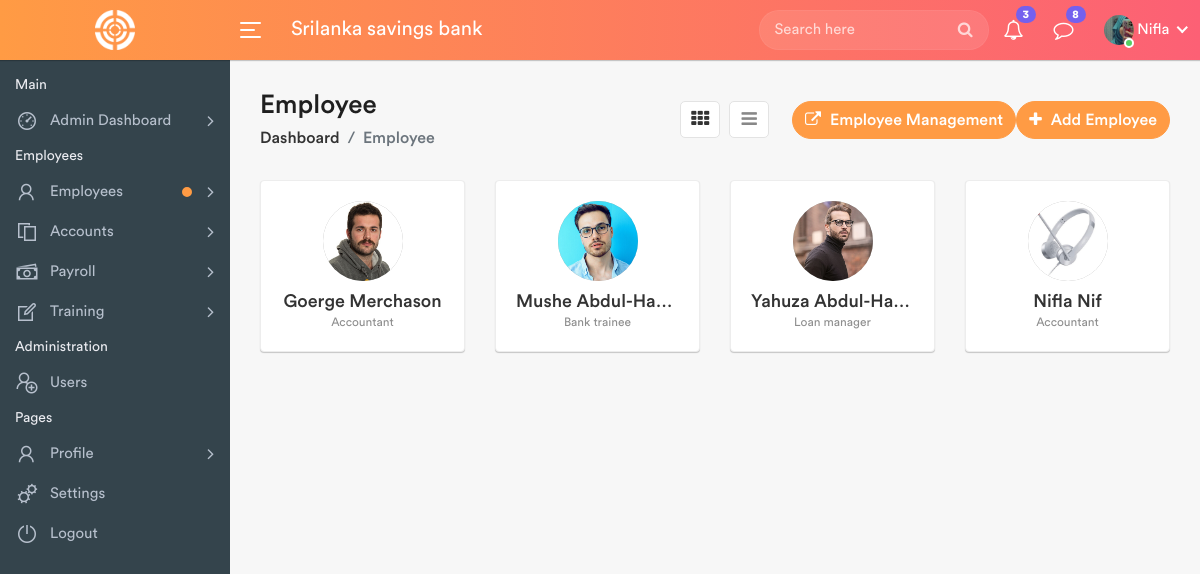
Page /employees.php (signed in) on the committed database.
### tables this page shows
CREATE TABLE `users` (
  `id` int(11) NOT NULL,
  `FirstName` varchar(200) NOT NULL,
  `LastName` varchar(200) NOT NULL,
  `UserName` varchar(200) NOT NULL,
  `Email` varchar(100) NOT NULL,
  `Password` varchar(200) NOT NULL,
  `Phone` varchar(20) NOT NULL,
  `Address` varchar(200) NOT NULL,
  `Picture` varchar(255) NOT NULL,
  `dateTime` datetime NOT NULL DEFAULT current_timestamp()
);

CREATE TABLE `employees` (
  `id` int(11) NOT NULL,
  `FirstName` varchar(100) NOT NULL,
  `LastName` varchar(100) NOT NULL,
  `UserName` varchar(20) NOT NULL,
  `Email` varchar(100) NOT NULL,
  `Password` varchar(255) NOT NULL,
  `Employee_Id` varchar(50) NOT NULL,
  `Phone` varchar(20) NOT NULL,
  `Department` varchar(255) NOT NULL,
  `Designation` varchar(255) NOT NULL,
  `Joining_Date` date NOT NULL DEFAULT current_timestamp(),
  `Picture` varchar(200) NOT NULL,
  `DateTime` datetime NOT NULL DEFAULT current_timestamp()
);

### employees.php (the view, shortened to what this page needs)
<?php
	include_once("includes/functions.php");
 ?>
<!DOCTYPE html>
<html lang="en">
    <head>
        <link rel="stylesheet" href="assets/css/bootstrap.min.css">
        <link rel="stylesheet" href="assets/css/font-awesome.min.css">
        <link rel="stylesheet" href="assets/css/line-awesome.min.css">
		<link rel="stylesheet" href="assets/css/select2.min.css">
		<link rel="stylesheet" href="assets/css/bootstrap-datetimepicker.min.css">
        <link rel="stylesheet" href="assets/css/style.css">
    </head>
    <body>
        <div class="main-wrapper">
            <?php include_once("includes/header.php");?>
            <?php include_once("includes/sidebar.php");?>
            <div class="page-wrapper">
                <div class="content container-fluid">
					<div class="page-header">
						<div class="row align-items-center">
							<div class="col">
								<h3 class="page-title">Employee</h3>
								<ul class="breadcrumb">
									<li class="breadcrumb-item"><a href="index.php">Dashboard</a></li>
									<li class="breadcrumb-item active">Employee</li>
								</ul>
							</div>
							<div class="col-auto float-right ml-auto">
							<a href="#" class="btn add-btn" data-toggle="modal" data-target="#add_employee"><i class="fa fa-plus"></i> Add Employee</a>
    <a href="includes/modals/employee/index.php" target="_blank" class="btn add-btn ml-2">
        <i class="fa fa-external-link"></i> Employee Management
    </a>
    <div class="view-icons">
        <a href="#" title="Grid View" class="grid-view btn btn-link active ml-2">
            <i class="fa fa-th"></i>
        </a>
        <a href="employees-list.php" title="Tabular View" class="list-view btn btn-link">
            <i class="fa fa-bars"></i>
        </a>
    </div>
</div>
						</div>
					</div>
					<div class="row staff-grid-row">
						<?php
										$sql = "SELECT * FROM employees";
										$query = $dbh->prepare($sql);
										$query->execute();
										$results=$query->fetchAll(PDO::FETCH_OBJ);
										if($query->rowCount() > 0)
										{
										foreach($results as $row)
										{
									?>
						<div class="col-md-4 col-sm-6 col-12 col-lg-4 col-xl-3">
						<div class="profile-widget">
    <div class="profile-img">
        <a href="#" class="avatar"><img src="employees/<?php echo htmlentities($row->Picture); ?>" alt="picture"></a>
    </div>
    <h4 class="user-name m-t-10 mb-0 text-ellipsis"><a href="#"><?php echo htmlentities($row->FirstName)." ".htmlentities($row->LastName); ?></a></h4>
    <div class="small text-muted"><?php echo htmlentities($row->Designation); ?></div>
</div>
						</div>
						<?php $cnt +=1;
    }
    } ?>
					</div>
    </div>
            </div>
        </div>
    </body>
</html>

### includes/header.php (shortened to what this page needs)
<div class="header">
	<div class="header-left">
		<a href="index.php" class="logo">
			<img src="assets/img/logo.png" width="40" height="40" alt="">
		</a>
	</div>
	<a id="toggle_btn" href="javascript:void(0);">
		<span class="bar-icon">
			<span></span>
			<span></span>
			<span></span>
		</span>
	</a>
	<div class="page-title-box">
		<h3>Srilanka savings bank</h3>
	</div>
	<ul class="nav user-menu">
		<li class="nav-item">
			<div class="top-nav-search">
				<form action="search.php">
					<input class="form-control" type="text" placeholder="Search here">
					<button class="btn" type="submit"><i class="fa fa-search"></i></button>
				</form>
			</div>
		</li>
<li class="nav-item dropdown">
    <a href="#" class="dropdown-toggle nav-link" data-toggle="dropdown">
        <i class="fa fa-bell-o"></i> <span class="badge badge-pill">3</span>
    </a>
</li>
<li class="nav-item dropdown">
    <a href="#" class="dropdown-toggle nav-link" data-toggle="dropdown">
        <i class="fa fa-comment-o"></i> <span class="badge badge-pill">8</span>
    </a>
</li>
		<?php
		$sql = "SELECT * from users";
		$query = $dbh -> prepare($sql);
		$query->execute();
		$result=$query->fetch(PDO::FETCH_OBJ);
		?>
		<li class="nav-item dropdown has-arrow main-drop">
			<a href="#" class="dropdown-toggle nav-link" data-toggle="dropdown">
				<span class="user-img"><img src="./profiles/<?php echo htmlentities($result->Picture);?>" alt="User Picture">
				<span class="status online"></span></span>
				<span><?php echo htmlentities(ucfirst($_SESSION['userlogin']));?></span>
			</a>
		</li>
	</ul>
</div>

### includes/sidebar.php (shortened to what this page needs)
<div class="sidebar" id="sidebar">
                <div class="sidebar-inner slimscroll">
					<div id="sidebar-menu" class="sidebar-menu">
						<ul>
							<li class="menu-title">
								<span>Main</span>
							</li>
							<li class="submenu">
								<a href="#"><i class="la la-dashboard"></i> <span> Admin Dashboard</span> <span class="menu-arrow"></span></a>
							</li>
							<li class="menu-title">
								<span>Employees</span>
							</li>
							<li class="submenu">
								<a href="#" class="noti-dot"><i class="la la-user"></i> <span> Employees</span> <span class="menu-arrow"></span></a>
							</li>
							<li class="submenu">
								<a href="#"><i class="la la-files-o"></i> <span> Accounts </span> <span class="menu-arrow"></span></a>
							</li>
							<li class="submenu">
								<a href="#"><i class="la la-money"></i> <span> Payroll </span> <span class="menu-arrow"></span></a>
							</li>
							<li class="submenu">
								<a href="#"><i class="la la-edit"></i> <span> Training </span> <span class="menu-arrow"></span></a>
							</li>
							<li class="menu-title">
								<span>Administration</span>
							</li>
							<li>
								<a href="users.php"><i class="la la-user-plus"></i> <span>Users</span></a>
							</li>
							<li class="menu-title">
								<span>Pages</span>
							</li>
							<li class="submenu">
								<a href="#"><i class="la la-user"></i> <span> Profile </span> <span class="menu-arrow"></span></a>
							</li>
							<li>
								<a href="settings.php"><i class="la la-cogs"></i> <span>Settings</span></a>
							</li>
							<li>
								<a href="logout.php"><i class="la la-power-off"></i> <span>Logout</span></a>
							</li>
						</ul>
					</div>
                </div>
            </div>

### rows in the picture
users: Picture (picture)
employees: Picture (picture), FirstName "Goerge", LastName "Merchason", Designation "Accountant"
employees: Picture (picture), FirstName "Mushe", LastName "Abdul-Ha…", Designation "Bank trainee"
employees: Picture (picture), FirstName "Yahuza", LastName "Abdul-Ha…", Designation "Loan manager"
employees: Picture (picture), FirstName "Nifla", LastName "Nif", Designation "Accountant"

### other values in the picture
$_SESSION['userlogin'] "Nifla"
